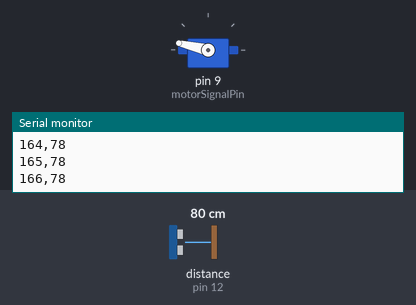
This sketch was run on a simulated Arduino Uno, built with avr-gcc and run on an emulated ATmega328P. Shown: servo, the last lines printed to the serial monitor. Wiring (inferred from the names in the program): ultrasonic range finder: trigger pin 11; echo pin 12. The inputs (shaded band) are chosen by the test bench; at power-on: distance to the obstacle (sensor on pin 12) 80 cm. The echo pulse lasts 58.3 µs per cm.

Above: at 1.2 s.
1.3 s: distance to the obstacle (sensor on pin 12) set to 299 cm
At 2.1 s:
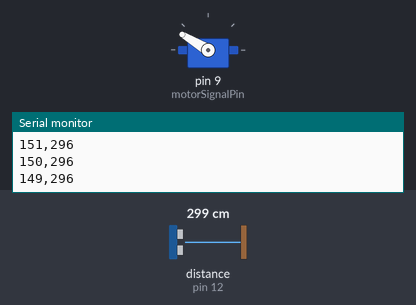
4.3 s: distance to the obstacle (sensor on pin 12) set to 2 cm
At 4.8 s:
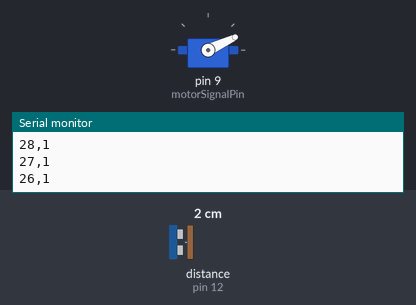
7.3 s: distance to the obstacle (sensor on pin 12) set to 18 cm
At 8.1 s:
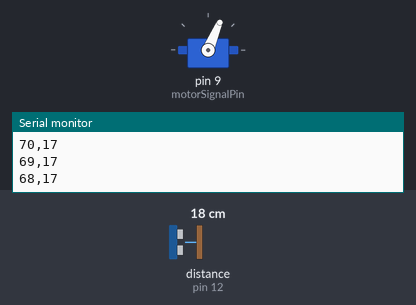
10.3 s: distance to the obstacle (sensor on pin 12) set to 4 cm
Timing chart, 0 to 14.3 s (numbered marks = the images above; inputs shaded):
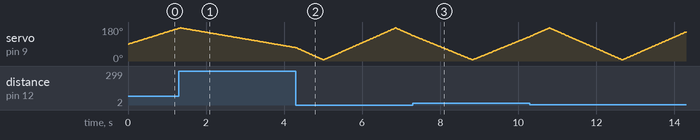

The sketch:

projet_radar.ino
```cpp
#include<Servo.h>

// définir les broches de sortie
const int TriggerPin = 11;
const int EchoPin = 12;
const int motorSignalPin = 9;

// position de départ
const int startAngle = 90;

// limites de rotation
const int minimumAngle = 6;
const int maximumAngle = 175;

// vitesse
const int degreesPerCycle = 1;

// instance de la classe de la bibliothèque
Servo motor;

void setup(void)
{
    pinMode(TriggerPin, OUTPUT);
    pinMode(EchoPin, INPUT);
    motor.attach(motorSignalPin);
    Serial.begin(9600);
}

void loop(void)
{
    static int currentAngle = startAngle;
    static int motorRotateAmount = degreesPerCycle;

    // faire tourner le moteur
    motor.write(currentAngle);
    delay(10);
    // calculer la distance avec le capteur, et écrire la valeur avec l'angle dans le moniteur série
    SerialOutput(currentAngle, CalculateDistance());

    // mettre à jour la position du moteur
    currentAngle += motorRotateAmount;

    // si le moteur atteint une des limites, inverser la direction
    if(currentAngle <= minimumAngle || currentAngle >= maximumAngle)
    {
        motorRotateAmount = -motorRotateAmount;
    }
}

int CalculateDistance(void)
{
    // déclencher le capteur ultrasonique et enregistrer le temps aller-retour
    digitalWrite(TriggerPin, HIGH);
    delayMicroseconds(10);
    digitalWrite(TriggerPin, LOW);
    long duration = pulseIn(EchoPin, HIGH);
    // convertir cette durée en distance
    float distance = duration * 0.017F;
    return int(distance);
}

void SerialOutput(const int angle, const int distance)
{
    // convertir l’angle et la distance en chaîne de caractères et les afficher via le port série
    Serial.println(String(angle) + "," + String(distance));
}
```
